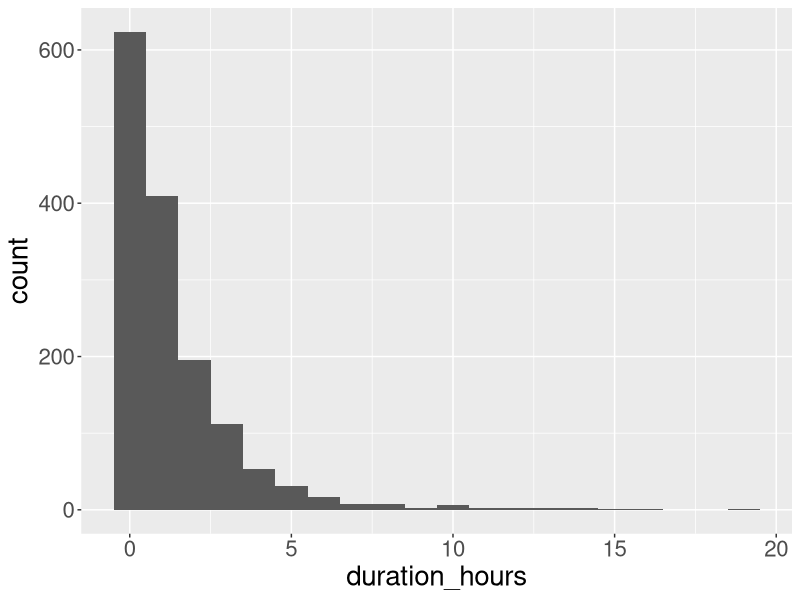
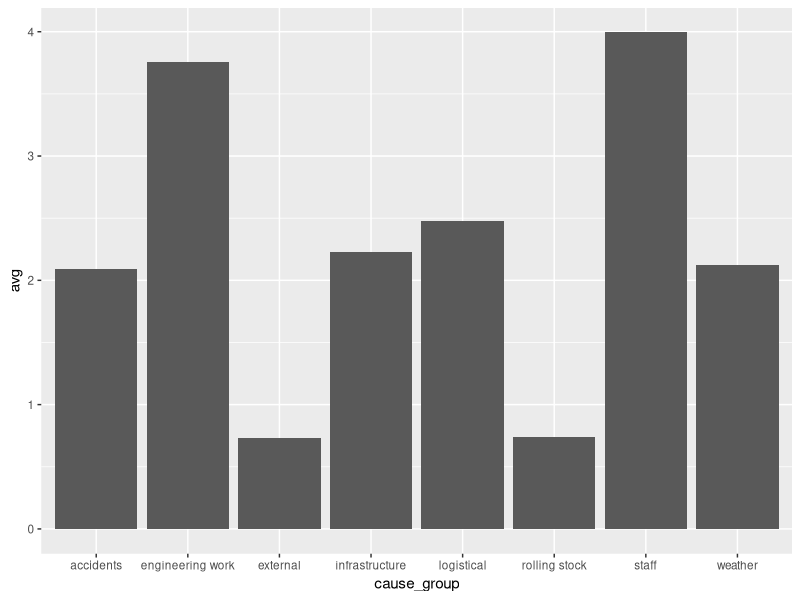
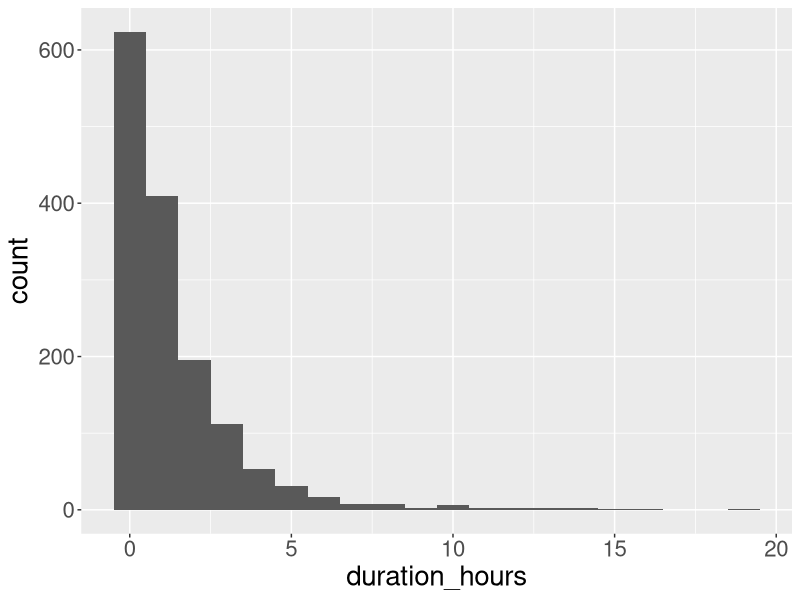
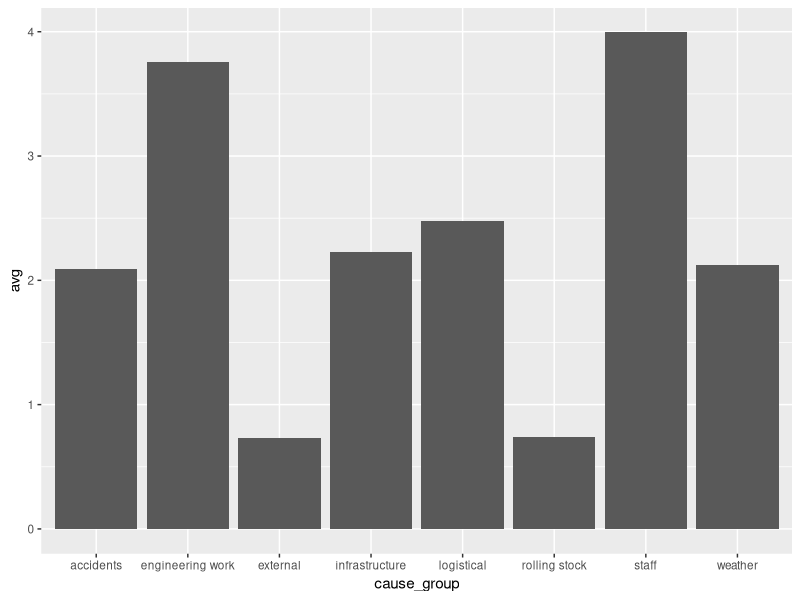

Recreate these plots in R, in order.

library(tidyverse)
library(ggplot2)
dat <- read.csv('disruptions-2019-Q4.csv')
dat.tib <- as_tibble(dat)


hours <- dat.tib %>%
    mutate(duration_hours= duration_minutes / 60)


count(hours,cause_group)

known_causes <- filter(hours,cause_group != "" & cause_group != "unknown" ) %>% filter(duration_hours < 20)

ggplot(known_causes,aes(duration_hours))+
    geom_histogram(binwidth = 1) + theme(text = element_text(size = 20))

ggsave("known_causes.jpg")


avg_delay_causes <- group_by(known_causes,cause_group) %>%
    summarize(avg=mean(duration_hours))

ggplot(avg_delay_causes,aes(cause_group,avg)) +
    geom_bar(stat="identity") + theme(axis.text = element_text(size = 8.5))

ggsave("avg_delay_causes.jpg")

## table4a wrong because missing '' arround the numebers ... explain what gather does

people <-
    tribble(
        ~name,~key,~value,
        "Phillip Woods", "age", 45,
        "Phillip Woods","height",186,
        "Phillip Woods","age", 50,
        "Jessica Cordero","age",37,
        "Jessica Cordero","height",156)

## the operation spread on people fails because there is no unique combination of keys which indentify uniquely each row

tibble(x =c("a,b,c", "d,e,f,g", "h,i,j")) %>%
    separate(x,c("one", "two", "three"),extra="merge")

tibble(x =c("a,b,c", "d,e", "f,g,i")) %>%
    separate(x,c("one", "two", "three"),fill="left")
